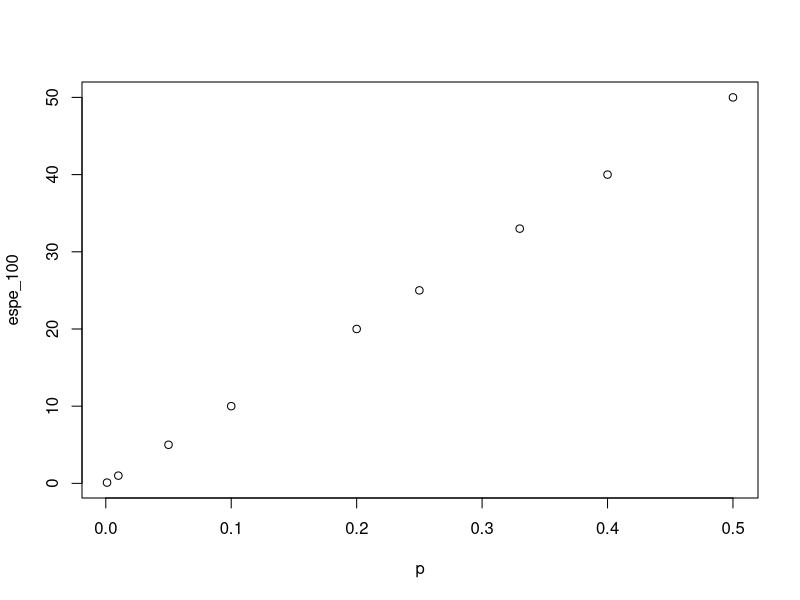
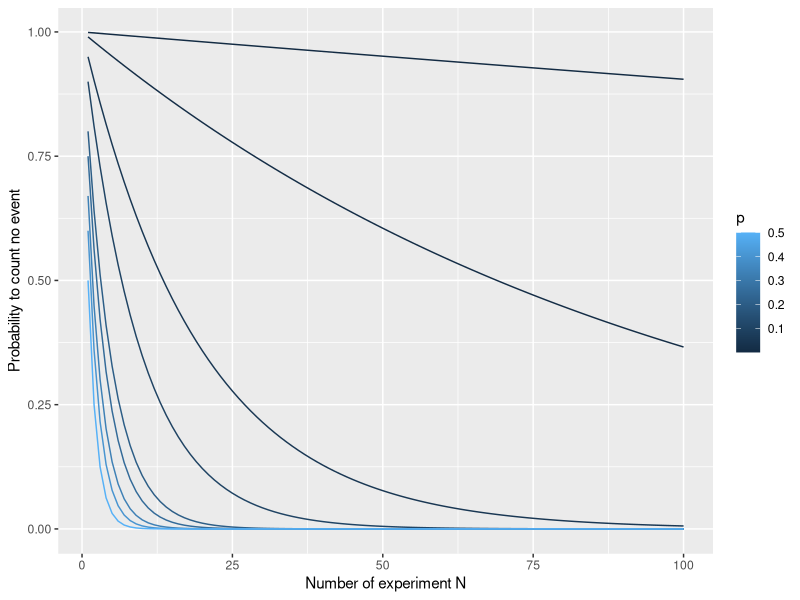
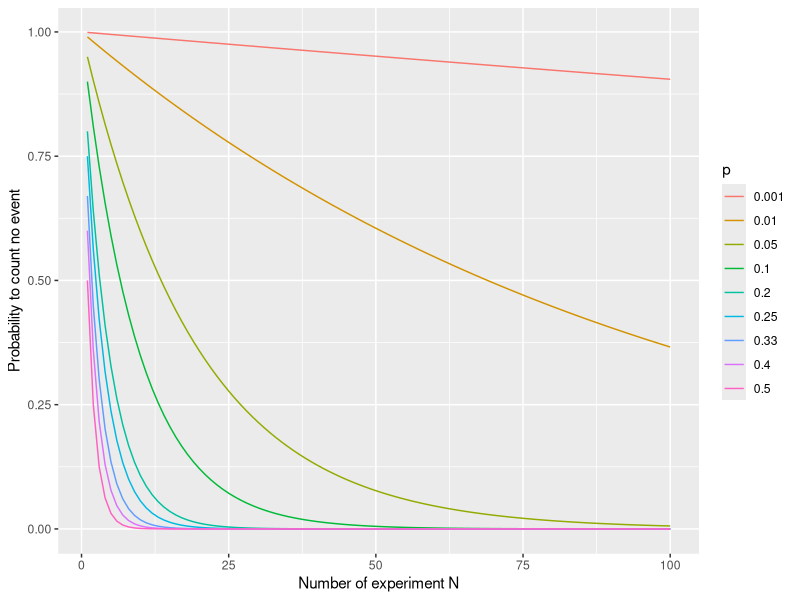
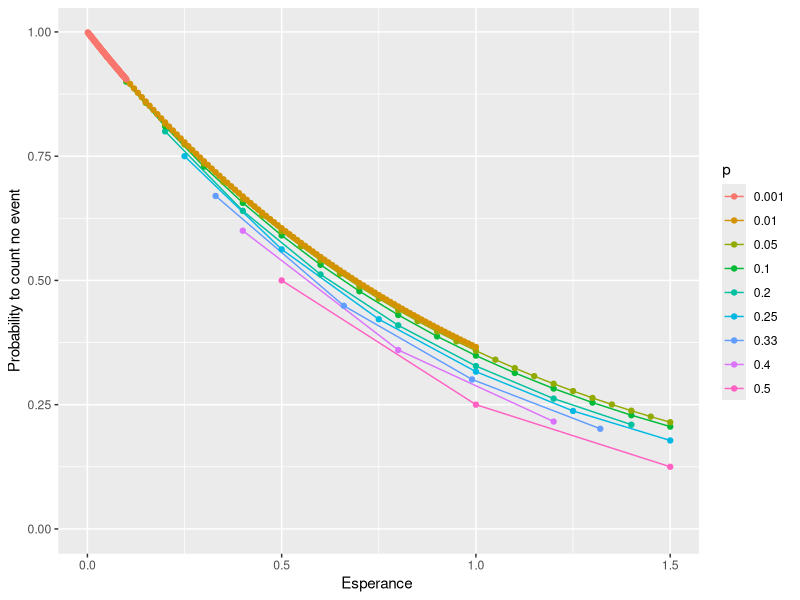
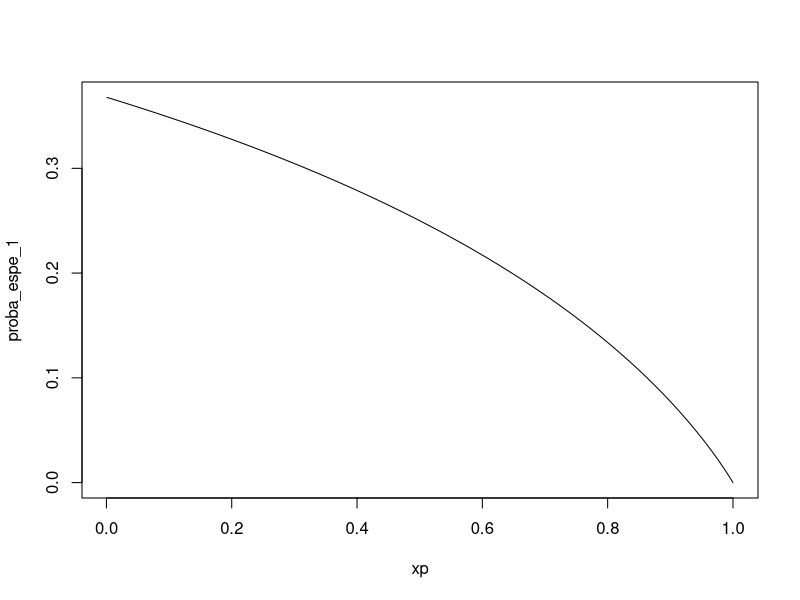
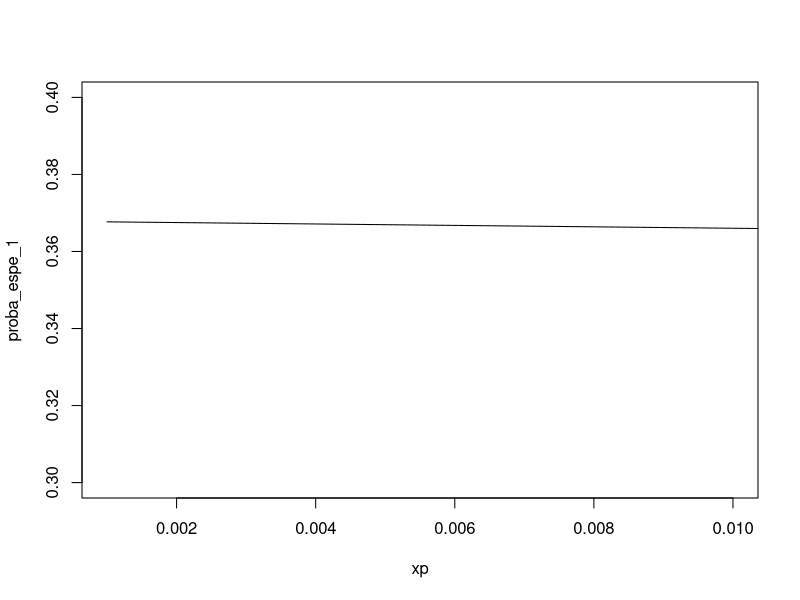
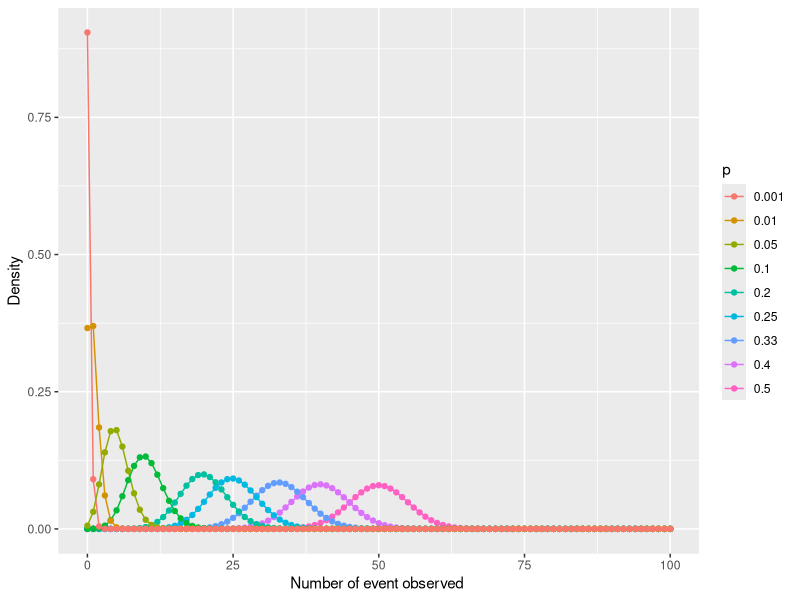
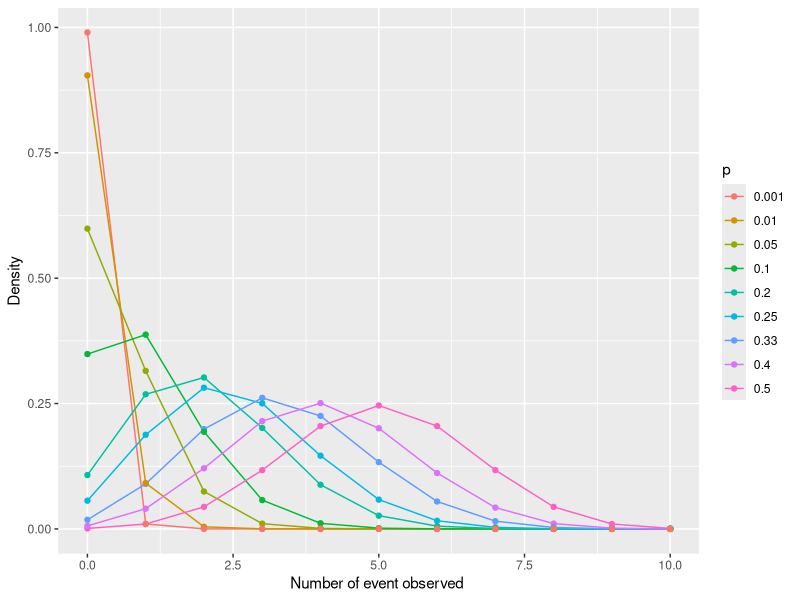

The R source for these figures, in order:
## ---- chunk 1
library(ggplot2)

## ---- chunk 2
n <- 100
p <- c(0.5,0.4,0.33,0.25,0.2,0.1,0.05,0.01,0.001)
#esperance au bout de 100
espe_100 <- p*n
plot(p,espe_100)


## ---- chunk 3
data <- as.data.frame(matrix(0,ncol=3))
names(data) <- c("x","p","vec")
m <- matrix(0,ncol=n,nrow=length(p))
for (i in  1:n){
  vec<- (1-p)^i
  m[,i] <- vec
  x <- rep(i,length(p))
  data_running <- data.frame(x,p,vec)
  data <- rbind(data,data_running)
}

data_proba <- data[-1,]
data_proba_cate <- data_proba
data_proba_cate$esperance <- data_proba_cate$x*data_proba_cate$p
data_proba_cate$p <- as.character(data_proba_cate$p)


## ---- chunk 4
p1<-ggplot(data_proba, aes(x=x, y=vec, group=p)) +
  geom_line(aes(color=p))+ylab("Probability to count no event")+xlab("Number of experiment N")
  #geom_point(aes(color=p))
p1

p2<-ggplot(data_proba_cate, aes(x=x, y=vec, group=p)) +
  geom_line(aes(color=p))+ylab("Probability to count no event")+xlab("Number of experiment N")
  #geom_point(aes(color=p))
p2




## ---- chunk 5
p3<-ggplot(data_proba_cate, aes(x=esperance, y=vec, group=p)) +
  geom_line(aes(color=p))+ylab("Probability to count no event")+xlab("Esperance ")+xlim(c(0,1.5))+
  geom_point(aes(color=p))
p3
#the lower is the probability of the event, the higher is the probability to have no event after N experiment assuring a esperance equal to 1.


xp <- seq(0.001,1,0.001)#event probability 
proba_espe_1 <- (1-xp)**(1/xp)# ca converge vers la limite en 0
plot(xp,proba_espe_1,type="l")
plot(xp,proba_espe_1,type="l",xlim=c(min(xp),0.01),ylim=c(0.3,0.4))
## ---- chunk 6
n=100
data <- as.data.frame(matrix(0,ncol=3))
names(data) <- c("x","i","vec")
m <- matrix(0,ncol=n,nrow=length(p))
for (i in  p){
  vec<- dbinom(0:n,n,i)
  x <- 0:n
  data_running <- data.frame(x,i,vec)
  data <- rbind(data,data_running)
}

data_density <- data[-1,]
names(data_density) <- c("x","p","density")
data_density_cate <- data_density

data_density_cate$p <- as.character(data_density_cate$p)

p4<-ggplot(data_density_cate, aes(x=x, y=density, group=p)) +
  geom_line(aes(color=p))+ylab("Density")+xlab("Number of event observed ")+
  geom_point(aes(color=p))
p4

## ---- chunk 7
n=10
data <- as.data.frame(matrix(0,ncol=3))
names(data) <- c("x","i","vec")
m <- matrix(0,ncol=n,nrow=length(p))
for (i in  p){
  vec<- dbinom(0:n,n,i)
  x <- 0:n
  data_running <- data.frame(x,i,vec)
  data <- rbind(data,data_running)
}

data_density <- data[-1,]
names(data_density) <- c("x","p","density")
data_density_cate <- data_density

data_density_cate$p <- as.character(data_density_cate$p)

p4<-ggplot(data_density_cate, aes(x=x, y=density, group=p)) +
  geom_line(aes(color=p))+ylab("Density")+xlab("Number of event observed ")+
  geom_point(aes(color=p))
p4

